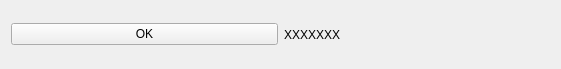
<?xml version="1.0" encoding="UTF-8"?>
<ui version="4.0">
 <class>Widget</class>
 <widget class="QWidget" name="Widget">
  <property name="geometry">
   <rect>
    <x>0</x>
    <y>0</y>
    <width>561</width>
    <height>69</height>
   </rect>
  </property>
  <property name="windowTitle">
   <string>Widget</string>
  </property>
  <layout class="QHBoxLayout" name="horizontalLayout">
   <item>
    <widget class="QPushButton" name="pushButton">
     <property name="text">
      <string>OK</string>
     </property>
    </widget>
   </item>
   <item>
    <widget class="QLabel" name="resultado">
     <property name="text">
      <string>XXXXXXX</string>
     </property>
    </widget>
   </item>
  </layout>
 </widget>
 <layoutdefault spacing="6" margin="11"/>
 <resources/>
 <connections/>
</ui>
